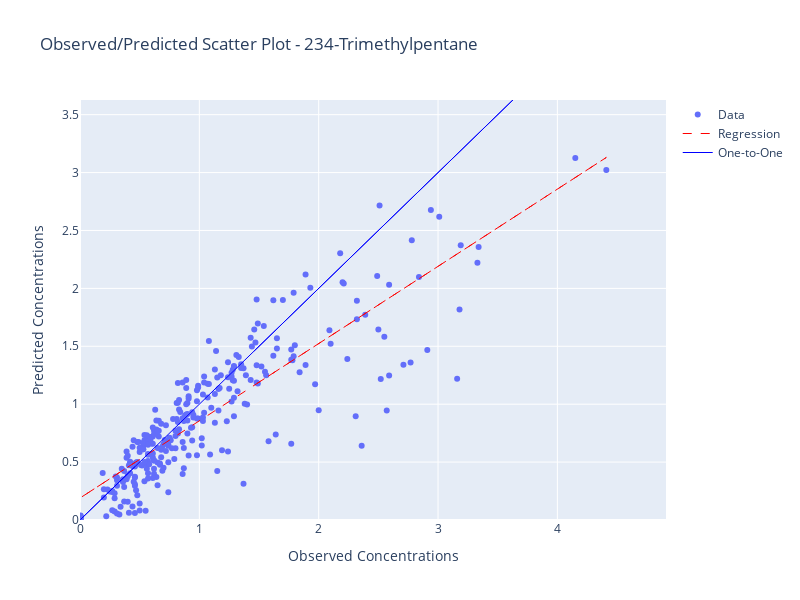

Notebook source saved alongside this figure:
### Code cell
# Model feature observed vs predicted plot with regression and one-to-one lines. Feature/Column specified by index.
model_analysis.plot_estimated_observed(feature_idx=2)

### Figure 1 — Plotly figure (JSON) as saved in the notebook; plotly's stock layout.template omitted (floating-point values rounded to 4 significant figures; data arrays with more than 128 entries replaced by an {"elided": "..."} marker saying what was removed)
{"data": [{"mode": "markers", "name": "Data", "type": "scatter", "x": {"elided": "307 float values"}, "y": {"elided": "307 float values"}}, {"line": {"color": "red", "dash": "dash", "width": 1}, "name": "Regression", "type": "scatter", "x": {"elided": "307 float values"}, "y": {"elided": "307 float values"}}, {"line": {"color": "blue", "width": 1}, "name": "One-to-One", "type": "scatter", "x": {"elided": "307 float values"}, "y": {"elided": "307 float values"}}], "layout": {"height": 600, "title": {"text": "Observed/Predicted Scatter Plot - 234-Trimethylpentane"}, "width": 800, "xaxis": {"range": [0, 4.91], "title": {"text": "Observed Concentrations"}, "type": "linear"}, "yaxis": {"range": [0, 3.627], "title": {"text": "Predicted Concentrations"}, "type": "linear"}}}
